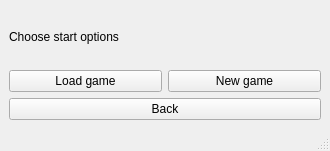
<?xml version="1.0" encoding="UTF-8"?>
<ui version="4.0">
 <class>startOptionsWindow</class>
 <widget class="QMainWindow" name="startOptionsWindow">
  <property name="geometry">
   <rect>
    <x>0</x>
    <y>0</y>
    <width>330</width>
    <height>151</height>
   </rect>
  </property>
  <property name="windowTitle">
   <string>MainWindow</string>
  </property>
  <widget class="QWidget" name="centralwidget">
   <layout class="QVBoxLayout" name="verticalLayout_2">
    <item>
     <layout class="QVBoxLayout" name="verticalLayout">
      <item>
       <widget class="QLabel" name="label">
        <property name="text">
         <string>Choose start options</string>
        </property>
       </widget>
      </item>
      <item>
       <layout class="QHBoxLayout" name="horizontalLayout">
        <item>
         <widget class="QPushButton" name="loadGameButton">
          <property name="text">
           <string>Load game</string>
          </property>
         </widget>
        </item>
        <item>
         <widget class="QPushButton" name="newGameButton">
          <property name="text">
           <string>New game</string>
          </property>
         </widget>
        </item>
       </layout>
      </item>
     </layout>
    </item>
    <item>
     <widget class="QPushButton" name="backButton">
      <property name="text">
       <string>Back</string>
      </property>
     </widget>
    </item>
   </layout>
  </widget>
  <widget class="QMenuBar" name="menubar">
   <property name="geometry">
    <rect>
     <x>0</x>
     <y>0</y>
     <width>330</width>
     <height>17</height>
    </rect>
   </property>
  </widget>
  <widget class="QStatusBar" name="statusbar"/>
 </widget>
 <resources/>
 <connections/>
</ui>
